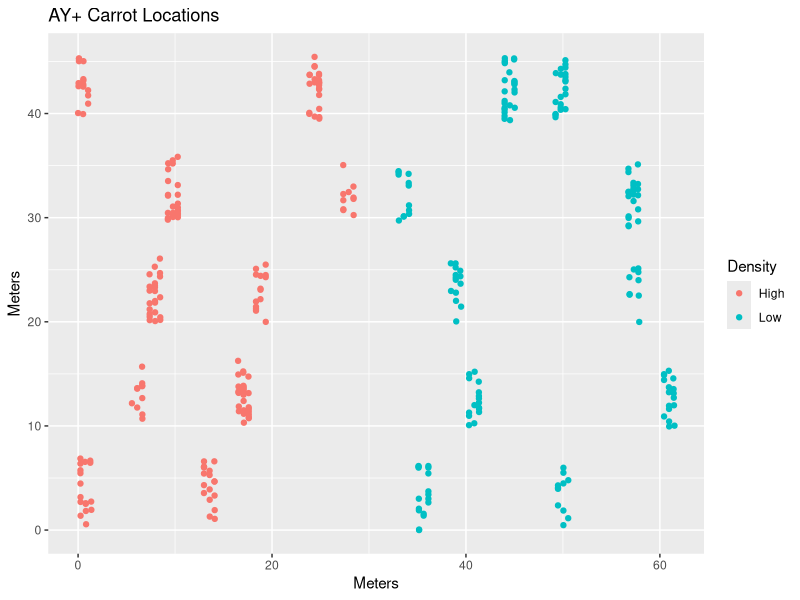
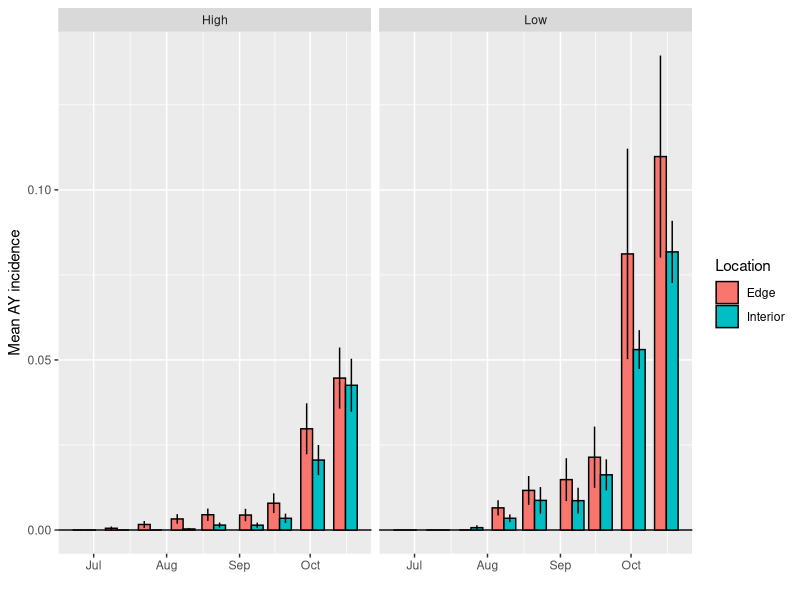
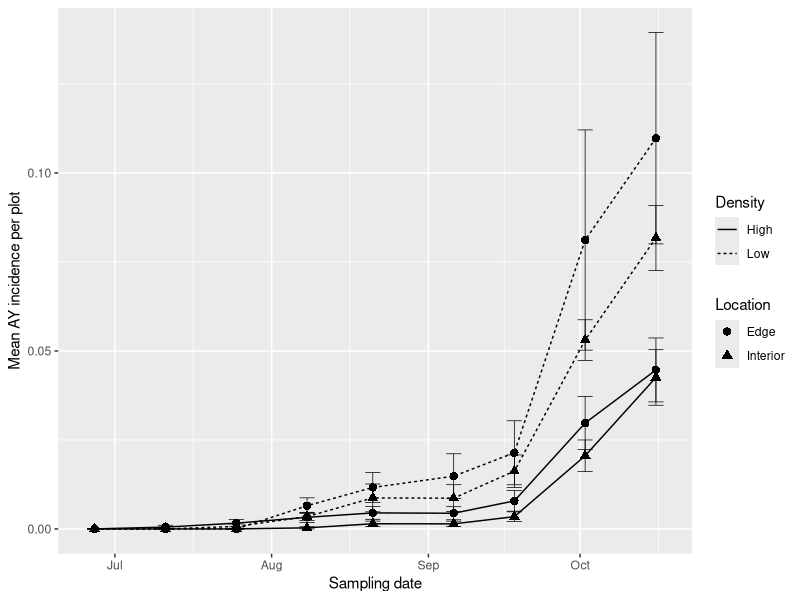
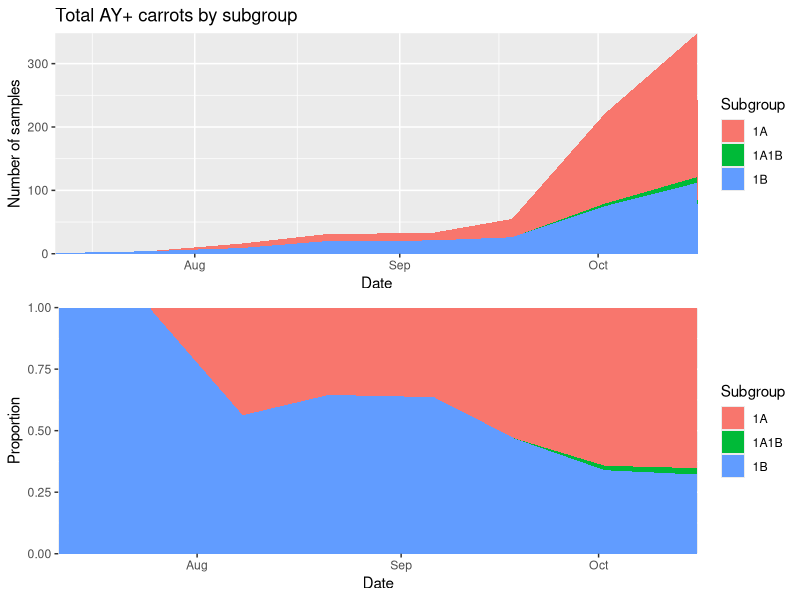
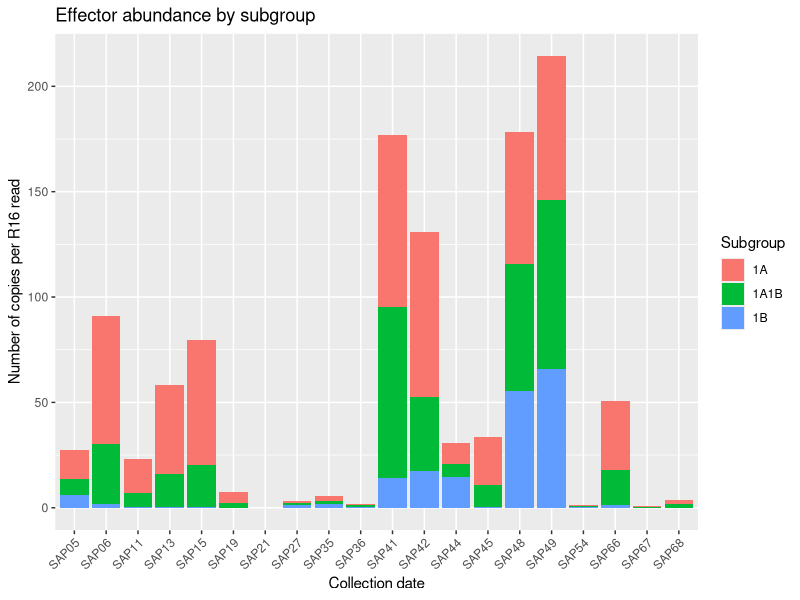
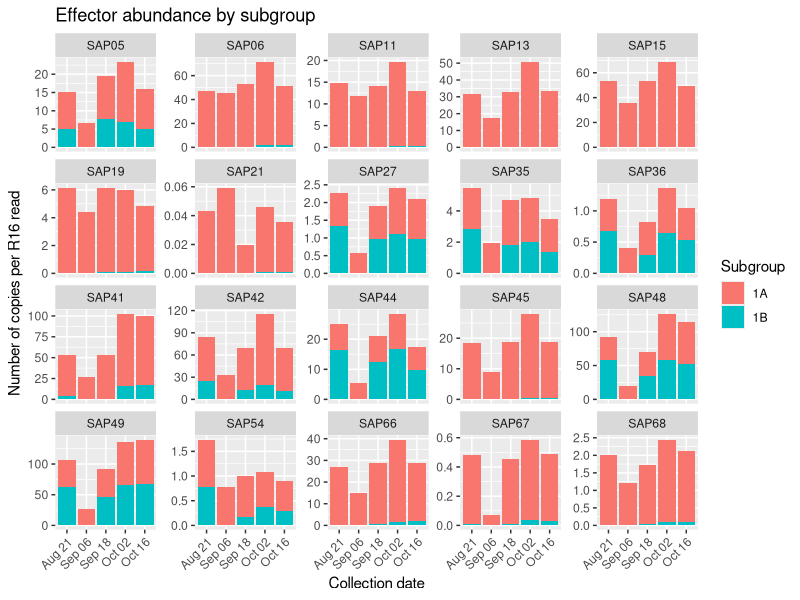
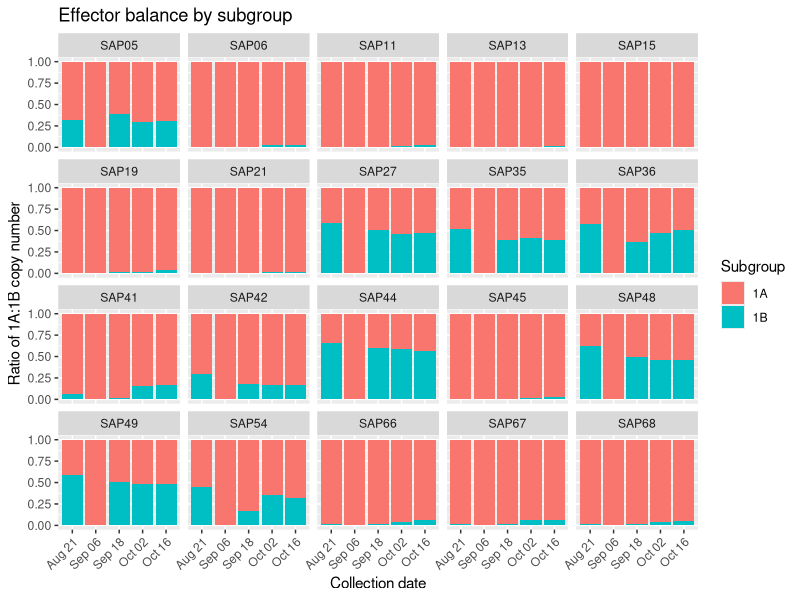
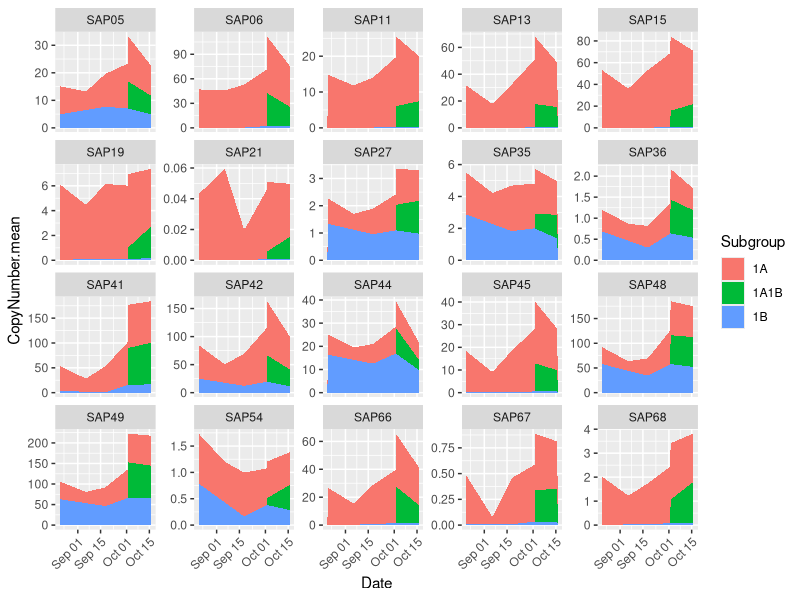

Reproduce these figures in R, in order.
library(tidyverse)
library(stats)
library(Cairo)


# read diseased carrot locations
carrots =
  read_csv("data/carrot locs wtm.csv") %>%
  filter(AY == 1) %>%
  mutate_if(is.character, as.factor) %>%
  mutate(x = WTM_X, y = WTM_Y)

# front and back stake locations
stakes =
  read_csv("data/stakes.csv") %>%
  mutate_if(is.character, as.factor)

# read AY incidence data
ay =
  read_csv("data/incidence.csv") %>%
  mutate_if(is.character, as.factor)



# plot carrot locations
ay.pts =
  carrots %>%
  mutate(x = WTM_X - min(WTM_X),
         y = WTM_Y - min(WTM_Y)) %>%
  ggplot(aes(x = x, y = y, color = Density)) +
  geom_point() +
  labs(title = "AY+ Carrot Locations",
       x = "Meters",
       y = "Meters")
ay.pts
ggsave("ay pts.png", ay.pts)



# mean AY incidence by density and plot location
ay.summary =
  ay %>%
  group_by(Date, Density, Location) %>%
  summarise(n = n(),
            mean = mean(Incidence),
            sd = sd(Incidence),
            se = sd(Incidence)/sqrt(n()))


# bar plot of incidence over time by groups
ay.barplot =
  ay.summary %>%
  ggplot(aes(x = Date,
             y = mean,
             ymin = mean - se,
             ymax = mean + se,
             fill = Location)) +
  geom_hline(yintercept = 0) +
  geom_bar(stat = "identity",
           color = "black",
           width = 10,
           position = "dodge") +
  geom_linerange(position = position_dodge(10)) +
  facet_grid(. ~ Density) +
  labs(y = "Mean AY incidence", x = "")
ay.barplot
ggsave("ay barplot.png", ay.barplot)


# disease incidence over time, line plot
ay.lineplot =
  ay.summary %>%
  ggplot(aes(x = Date,
             y = mean,
             ymin = mean - se,
             ymax = mean + se,
             group = paste(Density, Location))) +
  geom_line(aes(linetype = Density), size = .5) +
  geom_point(aes(shape = Location), size = 2.5) +
  geom_errorbar(width = 3, size = .25) +
  scale_shape_discrete() +
  scale_color_manual(values = c("black", "darkgrey")) +
  labs(y = "Mean AY incidence per plot", x = "Sampling date")
ay.lineplot
ggsave("ay lineplot.png", ay.lineplot)



# subgroups ----

subgroups = read_csv("data/subgroups.csv") %>%
  mutate_if(is.character, as.factor)
str(subgroups)

# cumulative subgroups over time
subgroup_count = subgroups %>%
  group_by(Date, Subgroup) %>%
  summarise(n = n()) %>%
  spread(Subgroup, n, fill = 0) %>%
  gather(Subgroup, n, `1A`:`1B`) %>%
  ungroup() %>%
  arrange(Subgroup) %>%
  group_by(Subgroup) %>%
  mutate(cumn = cumsum(n))
subgroup_count

library(gridExtra)
p = subgroup_count %>%
  ggplot(aes(x = Date, y = cumn, fill = Subgroup)) +
  coord_cartesian(expand = F)
grid.arrange(p + geom_area() +
               labs(title = "Total AY+ carrots by subgroup",
                    y = "Number of samples"),
             p + geom_area(position = "fill") +
               labs(y = "Proportion"))



# effectors ----

effectors = read_csv("data/effectors.csv")

# gather SAPs
eff_long = effectors %>%
  gather(Effector, Reads, SAP05:SAP68) %>%
  mutate(CopyNumber = Reads / R16)

# bar plot overall
eff_long %>%
  group_by(Subgroup, Effector) %>%
  summarise(CopyNumber.mean = mean(CopyNumber),
            CopyNumber.sd = sd(CopyNumber)) %>%
  ggplot(aes(x = Effector,
             y = CopyNumber.mean,
             fill = Subgroup)) +
  geom_bar(stat = "identity", position = "stack") +
  theme(axis.text.x = element_text(angle = 45, hjust = 1)) +
  labs(title = "Effector abundance by subgroup",
       y = "Number of copies per R16 read",
       x = "Collection date")

eff_long %>% left_join(subgroup_count)



# bar plot by date
p = eff_long %>%
  filter(Subgroup != "1A1B") %>%
  group_by(Date, Subgroup, Effector) %>%
  summarise(CopyNumber.mean = mean(CopyNumber),
            CopyNumber.sd = sd(CopyNumber)) %>%
  ggplot(aes(x = factor(Date,
                        labels = unique(format(Date, "%b %d")),
                        ordered = T),
             y = CopyNumber.mean,
             fill = Subgroup)) +
  theme(axis.text.x = element_text(angle = 45, hjust = 1))
p + geom_col(position = "stack") +
  facet_wrap(~Effector, scales = "free_y") +
  labs(title = "Effector abundance by subgroup",
       x = "Collection date",
       y = "Number of copies per R16 read")
p + geom_col(position = "fill") +
  facet_wrap(~Effector) +
  labs(title = "Effector balance by subgroup",
       x = "Collection date",
       y = "Ratio of 1A:1B copy number")



eff_long %>%
  group_by(Date, Subgroup, Effector) %>%
  summarise(CopyNumber.mean = mean(CopyNumber),
            CopyNumber.sd = sd(CopyNumber)) %>%
  ggplot(aes(x = Date,
             y = CopyNumber.mean,
             fill = Subgroup)) +
  geom_area() +
  theme(axis.text.x = element_text(angle = 45, hjust = 1)) +
  facet_wrap(~Effector, scales = "free_y")


# generate log copy number transformations
# Logit analysis/chi2 tests and save results
# produce summary table
